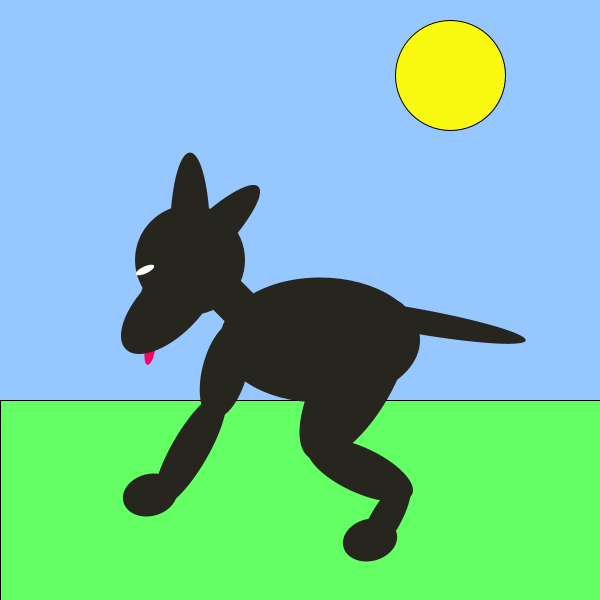
Frame 1 (no input)
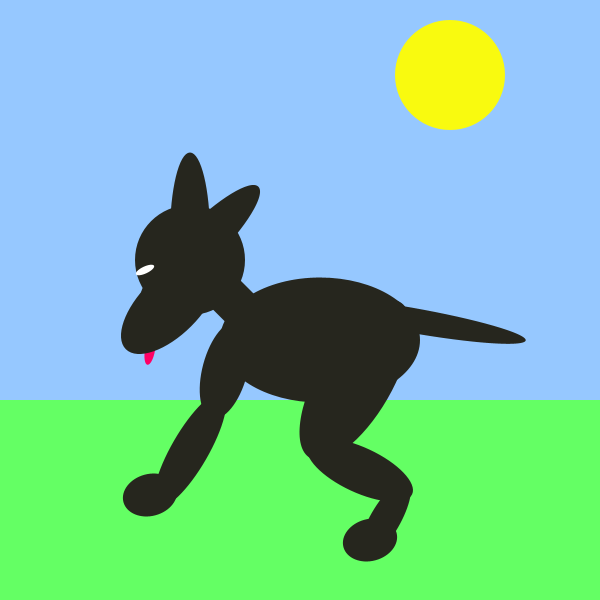
Frame 60 (the mouse pressed at the canvas centre just before this capture)
Frame 120 (the mouse held since frame 60 and released just before this capture): identical to frame 60, image omitted

The Processing sketch that drew these frames (run headless with seeded random() and noise(); from frame 60 on, the mouse is pressed at the canvas centre):

// Processing sketch: processing_111924
// ── processing_111924.pde

// Dog Animation- Group 2

int armAngle =-0;
int angleChange =5;
final int ANGLE_LIMIT =10;

void setup (){
  size (600, 600) ;  
  frameRate (10);
  smooth () ;
}

void draw(){
   background(150,200,255);
   fill (100,255,100);
   rect (0,400, 600, 300);
   sun ();
   
  pushMatrix();
  translate(50, 10); // places the dog so that it's always on the screen.
                    // you can move the whole animation using these points.
  
  drawtoon();
  armAngle += angleChange;
  
  // if the arm has moved past its limit,
  // reverse direction and set within limits.
  if (armAngle > ANGLE_LIMIT || armAngle < 0) // to make the tail wag (loop)
  {
  angleChange = -angleChange; // moves tail one way
  armAngle += angleChange; // moves tail opposite way
  }
popMatrix();
}

void drawtoon () {
  noStroke();
  fill (38,38,30) ;
  ellipse (270, 330, 200, 125);
 drawDogHead ();
 drawDogNeck ();
 drawtung ();
 drawDogFace ();
 drawDogEar1 ();
 drawDogEar2 ();
 drawDoglegL1 ();
 drawDoglegL2 ();
 drawDogeleftpaw ();
 drawbottombody ();
 drawDogrightleg1 ();
 drawDogrightleg2 ();
 drawDogrightleg3 ();
 drawtail ();
 draweye1 () ;
}

void sun (){    
  fill (249,250,15) ;
  ellipse (450,75, 110, 110);} 
  
void drawDogHead (){
  translate (140, 250);   
  fill (38,38,30) ;
  ellipse (0,0, 110, 110); }

void drawDogNeck (){
  pushMatrix (); 
  translate (100,70); // pivot point   
  rotate (radians (135)); // angle shape moves
  fill (38,38,30) ;
  rect (0,0, 40, 70); // translated to 0, 0
  popMatrix ();}

void drawtung (){
  pushMatrix (); 
  translate (-40,90); // pivot point   
  rotate (radians (armAngle -80));
  fill (255,0,100) ;
  ellipse (0,0, 30,10); // translated to 0, 0
  popMatrix ();} 

void drawDogFace (){
  pushMatrix (); 
  translate (-20,45); // pivot point   
  rotate (radians (45));
  fill (38,38,30) ;
  ellipse (0,0, 60, 125); // translated to 0, 0
  popMatrix ();}

void drawDogEar1 (){
   pushMatrix (); 
  translate (0,-25); // pivot point   
  rotate (radians (180));
  fill (38,38,30) ;
  ellipse (0,0, 40, 165); // translated to 0, 0
  popMatrix ();}

void drawDogEar2 (){
  pushMatrix (); 
  translate (10,-15); // pivot point   
  rotate (radians (225));
  fill (38,38,30) ;
  ellipse (0,0, 40, 165); // translated to 0, 0
  popMatrix ();}

void drawDoglegL1 (){
  pushMatrix (); 
  translate (35,110); // pivot point   
  rotate (radians (15));
  fill (38,38,30) ;
  ellipse (0,0, 45, 100); // translated to 0, 0
  popMatrix ();}

void drawDoglegL2 (){
  pushMatrix (); 
  translate (0,190); // pivot point   
  rotate (radians (30));
  fill (38,38,30) ;
  ellipse (0,0, 37, 130); // translated to 0, 0
  popMatrix ();}

void drawDogeleftpaw (){
  pushMatrix (); 
  translate (-40,235); // pivot point   
  rotate (radians (75));
  fill (38,38,30) ;
  ellipse (0,0, 42, 55); // translated to 0, 0
  popMatrix ();}
 
void drawbottombody (){
  pushMatrix (); 
  translate (165,120); // pivot point   
  rotate (radians (120));
  fill (38,38,30) ;
  ellipse (0,0, 180, 75); // translated to 0, 0
  popMatrix ();} 

void drawDogrightleg1 (){
  pushMatrix (); 
  translate (170,210); // pivot point   
  rotate (radians (25));
  fill (38,38,30) ;
  ellipse (0,0, 115, 45); // translated to 0, 0
  popMatrix ();} 

void drawDogrightleg2 (){
  pushMatrix (); 
  translate (195,260); // pivot point   
  rotate (radians (120));
  fill (38,38,30) ;
  ellipse (0,0, 90, 30); // translated to 0, 0
  popMatrix ();} 

void drawDogrightleg3 (){
  pushMatrix (); 
  translate (180,280); // pivot point   
  rotate (radians (75));
  fill (38,38,30) ;
  ellipse (0,0, 42, 55); // translated to 0, 0
  popMatrix ();}

void drawtail (){
  pushMatrix (); 
  translate (220,60); // pivot point   
  rotate (radians (armAngle -80));
  fill (38,38,30) ;
  ellipse (0,0, 25, 235); // translated to 0, 0
  popMatrix ();}

void draweye1 (){
  pushMatrix (); 
  translate (-45,10); // pivot point   
  rotate (radians (-25));
  fill (255) ;
  ellipse (0,0, 20, 7); // translated to 0, 0
  popMatrix ();}
